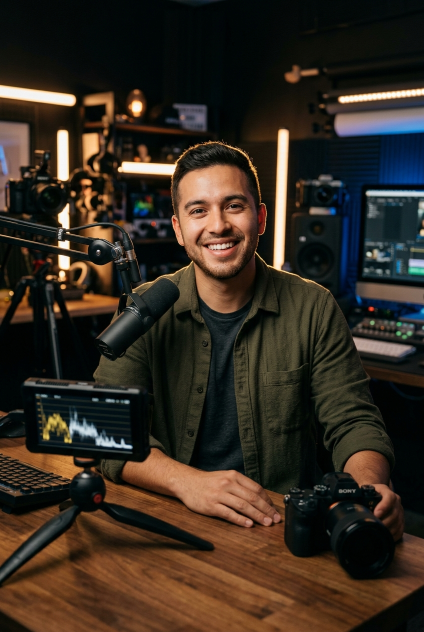
#> input picture src/assets/creators/creator-1.jpg, 848 x 1264 px (shown at 1/2 size)
$ python -i track_subject.py   (imports and definitions only)
#> lines starting #> are read from the running program, lines starting #| are printed output that depends on the picture
"""Manual subject tracker: follow a user-picked box through a clip.

stdin JSON: {videoPath, refTime, box:{x,y,w,h} (normalised 0-1 on the frame at refTime),
             startSec, endSec, sampleFps?}
stdout JSON: {status:'ok', keyframes:[{time,centerX,centerY,w,h,confidence}], scene_cuts:[...],
              lost_at: number|null}
Times are source-file seconds. Tracks forward and backward from refTime. A scene cut
(histogram jump) ends tracking in that direction: the subject is only followed inside
its own scene, matching "each subject is only tracked in its scenes".
Method: pyramidal Lucas-Kanade on features inside the box (median flow + scale from
point-spread), preserving original interior features only; stops when support is lost.
"""
import sys, json, os
import cv2
import numpy as np

LK = dict(winSize=(21, 21), maxLevel=3, criteria=(cv2.TERM_CRITERIA_EPS | cv2.TERM_CRITERIA_COUNT, 30, 0.01))


def hist(gray):
    h = cv2.calcHist([cv2.resize(gray, (64, 36))], [0], None, [32], [0, 256])
    return cv2.normalize(h, h).flatten()


def is_cut(a, b):
    return cv2.compareHist(a, b, cv2.HISTCMP_CORREL) < 0.80


# [114 lines left out: functions seed, frame_at, run_direction, track, main, not called in this run]


# [2 lines not run here, left out]

>>> import cv2
>>> picture = cv2.imread('../../src/assets/creators/creator-1.jpg', cv2.IMREAD_GRAYSCALE)
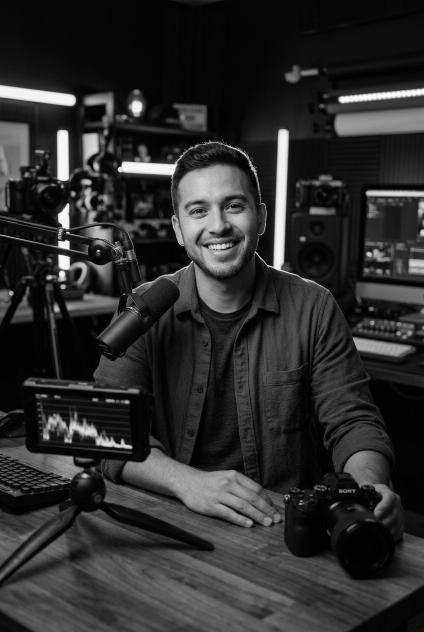
#> picture: shape (1264, 848) (shown at 1/2 size); min 0, max 255, mean 45.4
>>> result = hist(picture)
#> in hist, `h = cv2.calcHist([cv2.resize(gray, (64, 36))], [0], None, [32], [0, 25..`: h = 32 values, max 510 at index 0, min 2 at index 26, mean 72
#> result = 32 values, max 0.695 at index 0, min 0.00273 at index 26, mean 0.0981

$ run again, on src/assets/creators/creator-2.jpg
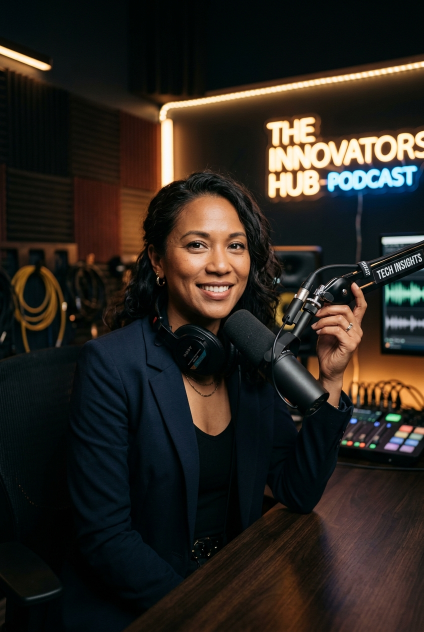
#> input picture src/assets/creators/creator-2.jpg, 848 x 1264 px (shown at 1/2 size)
#> `picture = cv2.imread('../../src/assets/creators/creator-1.jpg', cv2.IM..`:
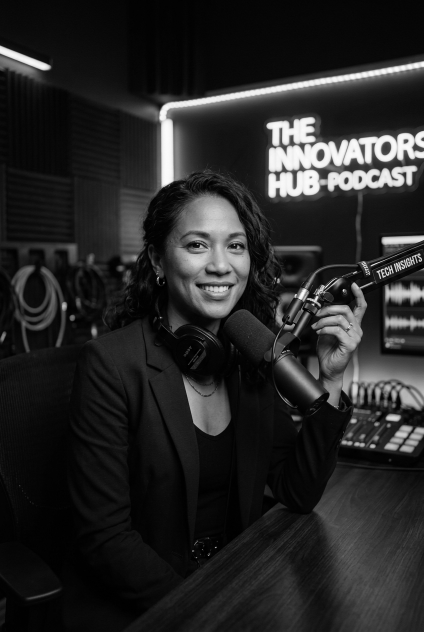
#> picture: shape (1264, 848) (shown at 1/2 size); min 0, max 255, mean 37.9
#> h = 32 values, max 538 at index 0, min 3 at index 26, mean 72
#> result = 32 values, max 0.634 at index 0, min 0.00353 at index 26, mean 0.0848

$ run again, on src/assets/creators/creator-3.jpg
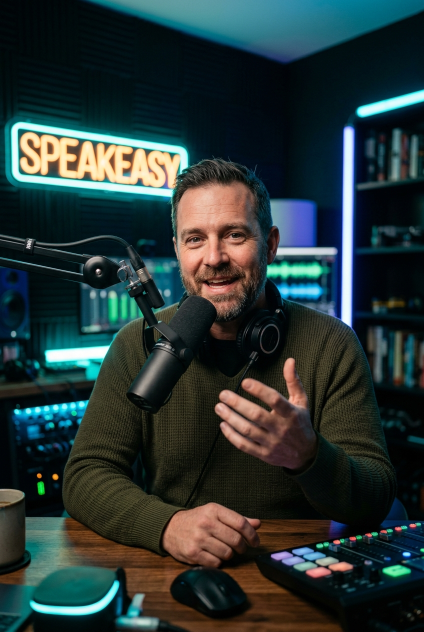
#> input picture src/assets/creators/creator-3.jpg, 848 x 1264 px (shown at 1/2 size)
#> `picture = cv2.imread('../../src/assets/creators/creator-1.jpg', cv2.IM..`:
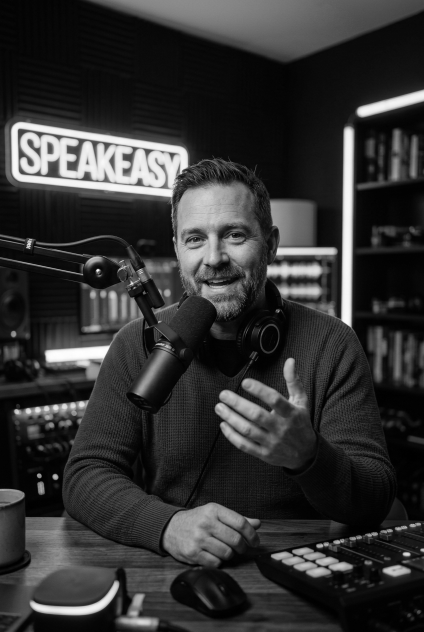
#> picture: shape (1264, 848) (shown at 1/2 size); min 0, max 255, mean 50.3
#> h = 32 values, max 512 at index 1, min 1 at index 25, mean 72
#> result = 32 values, max 0.701 at index 1, min 0.00137 at index 25, mean 0.0986

$ run again, on src/assets/creators/creator-4.jpg
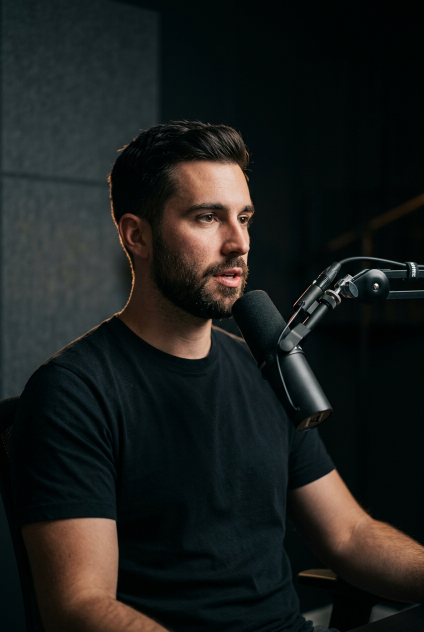
#> input picture src/assets/creators/creator-4.jpg, 848 x 1264 px (shown at 1/2 size)
#> `picture = cv2.imread('../../src/assets/creators/creator-1.jpg', cv2.IM..`:
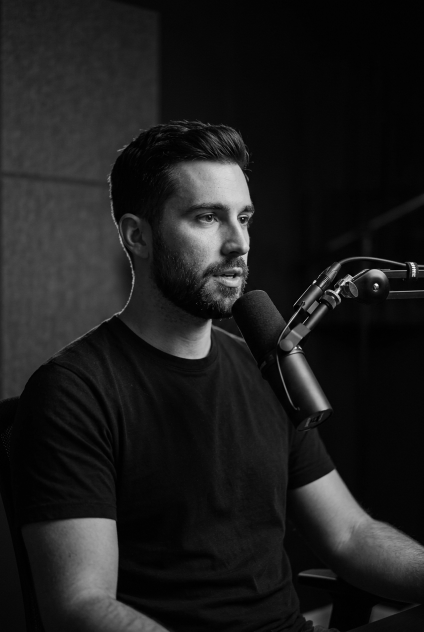
#> picture: shape (1264, 848) (shown at 1/2 size); min 0, max 254, mean 28.9
#> h = 32 values, max 830 at index 0, min 0 at index 28, mean 72
#> result = 32 values, max 0.833 at index 0, min 0 at index 28, mean 0.0722
